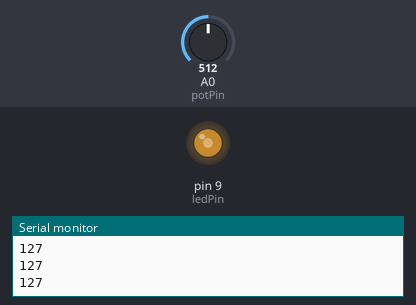
Simulated run of this sketch. Board: Arduino Uno, built with avr-gcc and run on an emulated ATmega328P. Parts: output pins drawn as LEDs (lit = HIGH), the last lines printed to the serial monitor. The test bench sets the inputs (shaded band); at power-on: A0 (potPin) = 512.

Above: at 1.2 s.
1.3 s: A0 (potPin) set to 716
At 2.2 s:
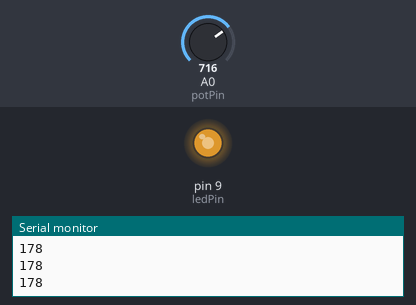
2.8 s: A0 (potPin) set to 900
At 3.4 s:
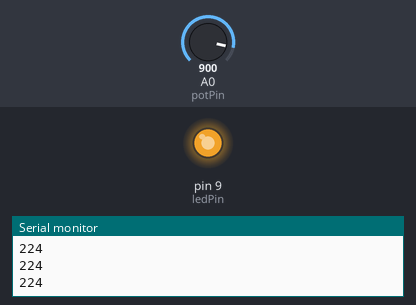
4.3 s: A0 (potPin) set to 122
At 5.5 s:
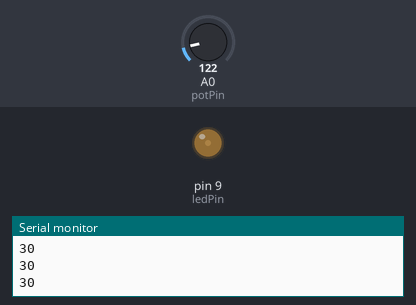
5.8 s: A0 (potPin) set to 0
At 6.8 s:
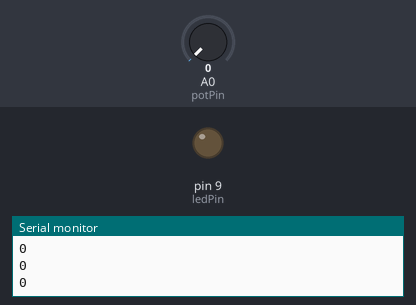
7.3 s: A0 (potPin) set to 511
At 7.9 s:
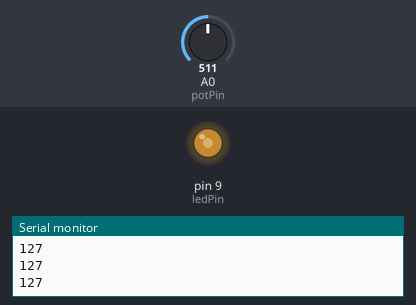
Timing chart, 0 to 9.8 s (numbered marks = the images above; inputs shaded):
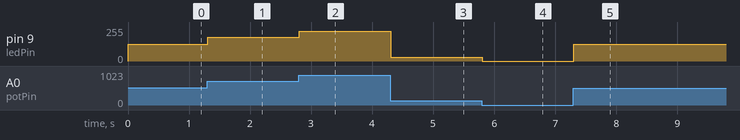

The sketch:

lab2_potentiometer.ino
```cpp
const int potPin = A0;
int potValue = 0;
int voltageValue = 0;
const int ledPin = 9;
int brightness = 0;
int fadeAmount = 5;
int ledValue = 0;

void setup() {
  // put your setup code here, to run once:
Serial.begin(9600);
pinMode(potPin, INPUT);
pinMode(ledPin, OUTPUT);
}

void loop() {
  // put your main code here, to run repeatedly:
  potValue = analogRead(potPin);
  voltageValue = potValue * (5.0 / 1023);

  ledValue = map(potValue,0,1023,0,255);
    Serial.println(ledValue);
  analogWrite(ledPin,ledValue);

}
```

Measured:
- after the input at 1.3 s, pin 9 (ledPin): 127/255 → 178/255 at once
- after the input at 2.8 s, pin 9 (ledPin): 178/255 → 224/255 at once
- after the input at 4.3 s, pin 9 (ledPin): 224/255 → 30/255 at once
- after the input at 5.8 s, pin 9 (ledPin): 30/255 → 0/255 at once
- after the input at 7.3 s, pin 9 (ledPin): 0/255 → 127/255 at once
